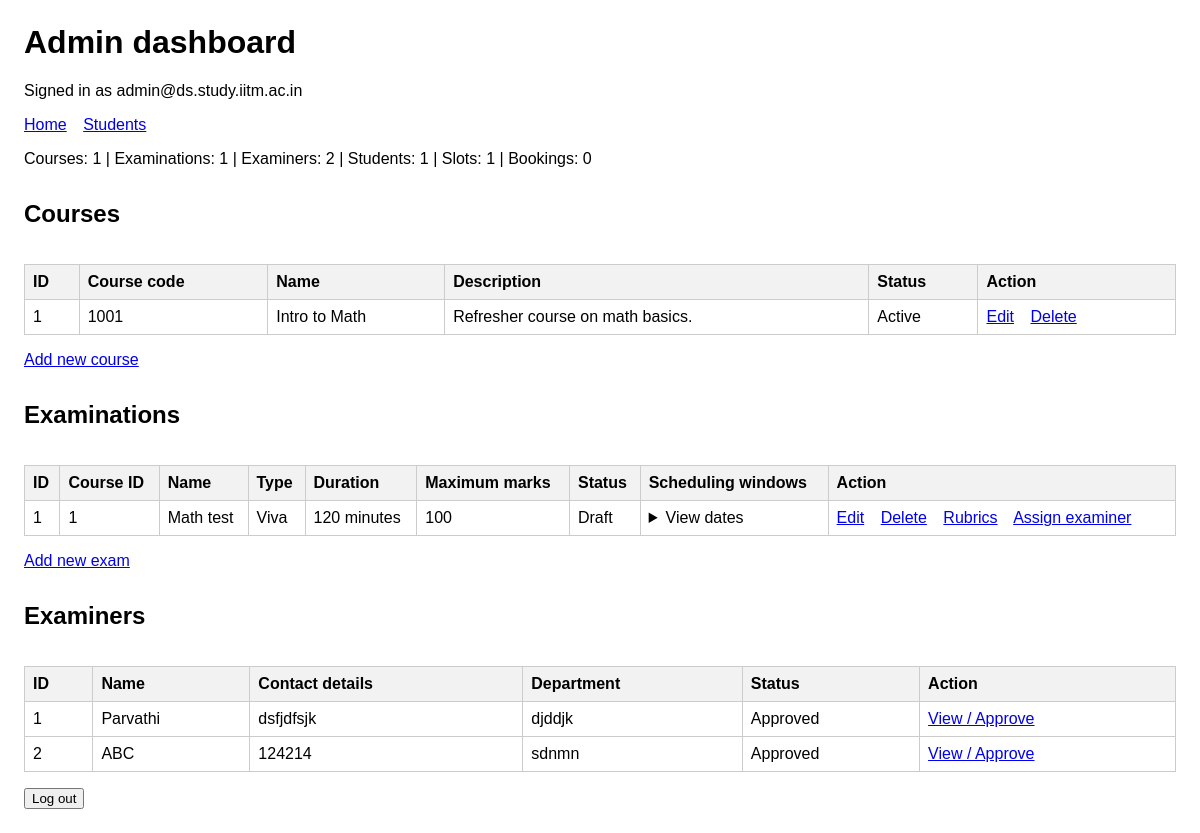
The app's page /admin/dashboard (signed in), older data.
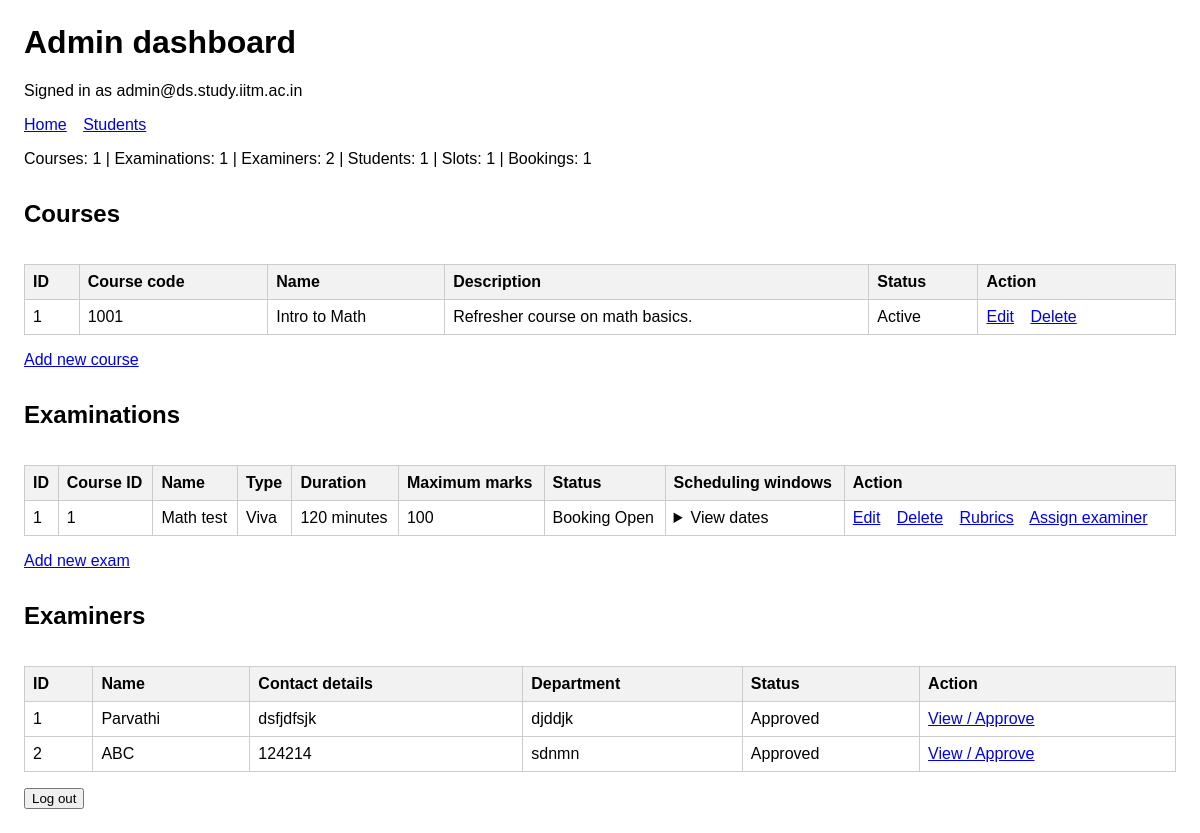
The same page, newer data.
### tables this page shows
CREATE TABLE examination (
            exam_id INTEGER PRIMARY KEY,

            course_id INTEGER NOT NULL
                REFERENCES course(course_id),

            exam_name TEXT NOT NULL
                CHECK (length(trim(exam_name)) > 0),

            exam_type TEXT NOT NULL
                CHECK (
                    exam_type IN ('Viva', 'Practical', 'Project Demo', 'Assessment')
                ),

            duration INTEGER NOT NULL
                CHECK (
                    typeof(duration) = 'integer'
                    AND duration >= 0
                ),

            max_marks INTEGER NOT NULL
                CHECK (
                    typeof(max_marks) = 'integer'
                    AND max_marks >= 0
                ),

            slot_creation_start_date TEXT
                CHECK (
                    length(slot_creation_start_date) = 10
                    AND date(slot_creation_start_date, '+0 days')
                        IS slot_creation_start_date
                ),

            slot_creation_end_date TEXT
                CHECK (
                    length(slot_creation_end_date) = 10
                    AND date(slot_creation_end_date, '+0 days')
                        IS slot_creation_end_date
                ),

            slot_booking_start_date TEXT
                CHECK (
                    length(slot_booking_start_date) = 10
                    AND date(slot_booking_start_date, '+0 days')
                        IS slot_booking_start_date
                ),

            slot_booking_end_date TEXT
                CHECK (
                    length(slot_booking_end_date) = 10
                    AND date(slot_booking_end_date, '+0 days')
                        IS slot_booking_end_date
                ),

            status TEXT
                CHECK (length(status) <= 200),

            CHECK (
                slot_creation_end_date > slot_creation_start_date
            ),

            CHECK (
                slot_booking_end_date > slot_booking_start_date
            )
        );

### app.py (the view)
@app.route("/admin/dashboard")
@require_role("Admin")
def admin_dashboard():
    section = request.args.get("section", "all")
    if section not in ("all", "courses", "examinations", "examiners"):
        abort(400)
    with closing(sqlite3.connect(database_path)) as database:
        database.row_factory = sqlite3.Row
        courses = database.execute(
            "SELECT * FROM course ORDER BY course_id"
        ).fetchall()
        examinations = database.execute(
            "SELECT * FROM examination ORDER BY exam_id"
        ).fetchall()
        examiners = database.execute(
            "SELECT * FROM examiner_profile ORDER BY examiner_id"
        ).fetchall()
        slots = database.execute(
            """
            SELECT
                slot_id,
                exam_id,
                slot_date,
                start_time,
                end_time,
                examiner_id
            FROM examination_slot
            ORDER BY exam_id, slot_date, start_time
            """
        ).fetchall()
        totals = {
            "courses": len(courses),
            "examinations": len(examinations),
            "examiners": len(examiners),
            "students": database.execute(
                "SELECT COUNT(*) FROM student"
            ).fetchone()[0],
            "slots": database.execute(
                "SELECT COUNT(*) FROM examination_slot"
            ).fetchone()[0],
            "bookings": database.execute(
                "SELECT COUNT(*) FROM booking"
            ).fetchone()[0]
        }
    return render_template(
        "admin_dashboard.html",
        courses=courses,
        examinations=examinations,
        examiners=examiners,
        totals=totals,
        section=section,
        slots=slots
    )

### app.py (called while the page is built, shortened)
def account_is_enabled(database, user):
    if user["role"] == "Admin":
        return True

@app.before_request
def load_logged_in_user():
    g.user = None
    user_id = session.get("user_id")
    if user_id is None:
        return
    with closing(sqlite3.connect(database_path)) as database:
        database.row_factory = sqlite3.Row
        user = database.execute(
            "SELECT * FROM users WHERE user_id = ?",
            (user_id,)
        ).fetchone()
        if user is None or not account_is_enabled(database, user):
            session.clear()
            return
        g.user = user

def require_role(*allowed_roles):
    def decorate(view_function):
        @wraps(view_function)
        def wrapped_view(*args, **kwargs):
            if g.user is None:
                return redirect(url_for("home"))
            if g.user["role"] not in allowed_roles:
                abort(403)
            return view_function(*args, **kwargs)
        return wrapped_view
    return decorate

### templates/admin_dashboard.html (shortened to what the changed rows need)
<!doctype html>
<html lang="en">
<head>
</head>
<body>
    <h1>Admin dashboard</h1>
    <p>Signed in as {{ g.user['email'] }}</p>
    <nav>
        <a href="{{ url_for('admin_dashboard') }}">Home</a>
        <a href="{{ url_for('registered_students') }}">Students</a>
    </nav>
    <p>
        Courses: {{ totals['courses'] }} |
        Examinations: {{ totals['examinations'] }} |
        Examiners: {{ totals['examiners'] }} |
        Students: {{ totals['students'] }} |
        Slots: {{ totals['slots'] }} |
        Bookings: {{ totals['bookings'] }}
    </p>
    <section id="courses">
        <h2>Courses</h2>
        <div class="table-container">
            <table>
                <thead>
                    <tr>
                        <th>ID</th>
                        <th>Course code</th>
                        <th>Name</th>
                        <th>Description</th>
                        <th>Status</th>
                        <th>Action</th>
                    </tr>
                </thead>
            </table>
        </div>
        <a href="{{ url_for('add_course') }}">Add new course</a>
    </section>
    <section id="examinations">
        <h2>Examinations</h2>
        <div class="table-container">
            <table>
                <thead>
                    <tr>
                        <th>ID</th>
                        <th>Course ID</th>
                        <th>Name</th>
                        <th>Type</th>
                        <th>Duration</th>
                        <th>Maximum marks</th>
                        <th>Status</th>
                        <th>Scheduling windows</th>
                        <th>Action</th>
                    </tr>
                </thead>
                <tbody>
                    {% for exam in examinations %}
                        <tr>
                            <td>{{ exam['exam_id'] }}</td>
                            <td>{{ exam['course_id'] }}</td>
                            <td>{{ exam['exam_name'] }}</td>
                            <td>{{ exam['exam_type'] }}</td>
                            <td>{{ exam['duration'] }} minutes</td>
                            <td>{{ exam['max_marks'] }}</td>
                            <td>{{ exam['status'] }}</td>
                            <td>
                                <details>
                                    <summary>View dates</summary>
                                </details>
                            </td>
                            <td class="actions">
                                <a href="{{ url_for(
                                    'examination_form',
                                    exam_id=exam['exam_id']
                                ) }}">Edit</a>
                                <a href="{{ url_for(
                                    'examination_form',
                                    exam_id=exam['exam_id'],
                                    mode='delete'
                                ) }}">Delete</a>
                                <a href="{{ url_for(
                                    'admin_rubrics',
                                    exam_id=exam['exam_id']
                                ) }}">Rubrics</a>
                                <a href="{{ url_for(
                                    'assign_examiner',
                                    exam_id=exam['exam_id']
                                ) }}">
                                    Assign examiner
                                </a>
                            </td>
                        </tr>
                    {% else %}
                        <tr><td colspan="9">No examinations yet.</td></tr>
                    {% endfor %}
                </tbody>
            </table>
        </div>
        <a href="{{ url_for('examination_form') }}">Add new exam</a>
    </section>
    <section id="examiners">
        <h2>Examiners</h2>
        <div class="table-container">
            <table>
                <thead>
                    <tr>
                        <th>ID</th>
                        <th>Name</th>
                        <th>Contact details</th>
                        <th>Department</th>
                        <th>Status</th>
                        <th>Action</th>
                    </tr>
                </thead>
            </table>
        </div>
    </section>
    <form method="post" action="{{ url_for('logout') }}">
        <button type="submit">Log out</button>
    </form>
</body>
</html>

Row changes from the older to the newer data that the page shows:
changed examination "Math test": status "Draft" → "Booking Open"
Text that changed along with them:
{{ totals['bookings'] }}: "0" → "1"
